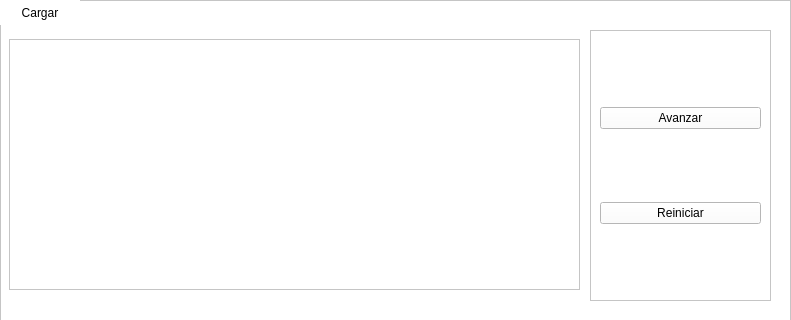
<?xml version="1.0" encoding="UTF-8"?>
<ui version="4.0">
 <class>laberintowindow</class>
 <widget class="QWidget" name="laberintowindow">
  <property name="geometry">
   <rect>
    <x>0</x>
    <y>0</y>
    <width>791</width>
    <height>320</height>
   </rect>
  </property>
  <property name="windowTitle">
   <string>Form</string>
  </property>
  <widget class="QFrame" name="frame_2">
   <property name="geometry">
    <rect>
     <x>0</x>
     <y>0</y>
     <width>791</width>
     <height>321</height>
    </rect>
   </property>
   <property name="styleSheet">
    <string notr="true">background-color: rgb(255, 255, 255);</string>
   </property>
   <property name="frameShape">
    <enum>QFrame::StyledPanel</enum>
   </property>
   <property name="frameShadow">
    <enum>QFrame::Raised</enum>
   </property>
   <widget class="QPushButton" name="pushbutton_load">
    <property name="geometry">
     <rect>
      <x>0</x>
      <y>0</y>
      <width>80</width>
      <height>25</height>
     </rect>
    </property>
    <property name="styleSheet">
     <string notr="true">border: 	10px </string>
    </property>
    <property name="text">
     <string>Cargar</string>
    </property>
   </widget>
   <widget class="QFrame" name="frame">
    <property name="geometry">
     <rect>
      <x>590</x>
      <y>30</y>
      <width>181</width>
      <height>271</height>
     </rect>
    </property>
    <property name="frameShape">
     <enum>QFrame::StyledPanel</enum>
    </property>
    <property name="frameShadow">
     <enum>QFrame::Raised</enum>
    </property>
    <layout class="QVBoxLayout" name="verticalLayout">
     <item>
      <widget class="QPushButton" name="pushbutton_next">
       <property name="text">
        <string>Avanzar</string>
       </property>
      </widget>
     </item>
     <item>
      <widget class="QPushButton" name="pushButton_restart">
       <property name="text">
        <string>Reiniciar</string>
       </property>
      </widget>
     </item>
    </layout>
   </widget>
   <widget class="QFrame" name="frame_Lab">
    <property name="geometry">
     <rect>
      <x>9</x>
      <y>39</y>
      <width>571</width>
      <height>251</height>
     </rect>
    </property>
    <property name="frameShape">
     <enum>QFrame::StyledPanel</enum>
    </property>
    <property name="frameShadow">
     <enum>QFrame::Raised</enum>
    </property>
   </widget>
  </widget>
 </widget>
 <resources/>
 <connections/>
</ui>
